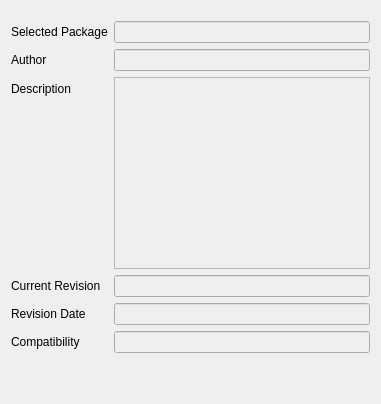
                 <widget class="QWidget" name="tab_28">
                  <attribute name="title">
                   <string>Package</string>
                  </attribute>
                  <layout class="QVBoxLayout" name="verticalLayout_40">
                   <item>
                    <layout class="QFormLayout" name="formLayout_7">
                     <property name="topMargin">
                      <number>10</number>
                     </property>
                     <item row="0" column="0">
                      <widget class="QLabel" name="label_30">
                       <property name="text">
                        <string>Selected Package</string>
                       </property>
                      </widget>
                     </item>
                     <item row="2" column="0">
                      <widget class="QLabel" name="label_32">
                       <property name="text">
                        <string>Description</string>
                       </property>
                      </widget>
                     </item>
                     <item row="3" column="0">
                      <widget class="QLabel" name="label_33">
                       <property name="text">
                        <string>Current Revision</string>
                       </property>
                      </widget>
                     </item>
                     <item row="4" column="0">
                      <widget class="QLabel" name="label_37">
                       <property name="text">
                        <string>Revision Date</string>
                       </property>
                      </widget>
                     </item>
                     <item row="1" column="0">
                      <widget class="QLabel" name="label_31">
                       <property name="text">
                        <string>Author</string>
                       </property>
                      </widget>
                     </item>
                     <item row="5" column="0">
                      <widget class="QLabel" name="label_38">
                       <property name="text">
                        <string>Compatibility</string>
                       </property>
                      </widget>
                     </item>
                     <item row="0" column="1">
                      <widget class="QLineEdit" name="lineEdit">
                       <property name="enabled">
                        <bool>false</bool>
                       </property>
                      </widget>
                     </item>
                     <item row="1" column="1">
                      <widget class="QLineEdit" name="lineEdit_2">
                       <property name="enabled">
                        <bool>false</bool>
                       </property>
                      </widget>
                     </item>
                     <item row="2" column="1">
                      <widget class="QPlainTextEdit" name="plainTextEdit">
                       <property name="enabled">
                        <bool>false</bool>
                       </property>
                      </widget>
                     </item>
                     <item row="3" column="1">
                      <widget class="QLineEdit" name="lineEdit_3">
                       <property name="enabled">
                        <bool>false</bool>
                       </property>
                      </widget>
                     </item>
                     <item row="4" column="1">
                      <widget class="QLineEdit" name="lineEdit_4">
                       <property name="enabled">
                        <bool>false</bool>
                       </property>
                      </widget>
                     </item>
                     <item row="5" column="1">
                      <widget class="QLineEdit" name="lineEdit_5">
                       <property name="enabled">
                        <bool>false</bool>
                       </property>
                      </widget>
                     </item>
                    </layout>
                   </item>
                   <item>
                    <spacer name="verticalSpacer_11">
                     <property name="orientation">
                      <enum>Qt::Vertical</enum>
                     </property>
                     <property name="sizeHint" stdset="0">
                      <size>
                       <width>20</width>
                       <height>40</height>
                      </size>
                     </property>
                    </spacer>
                   </item>
                  </layout>
                 </widget>
